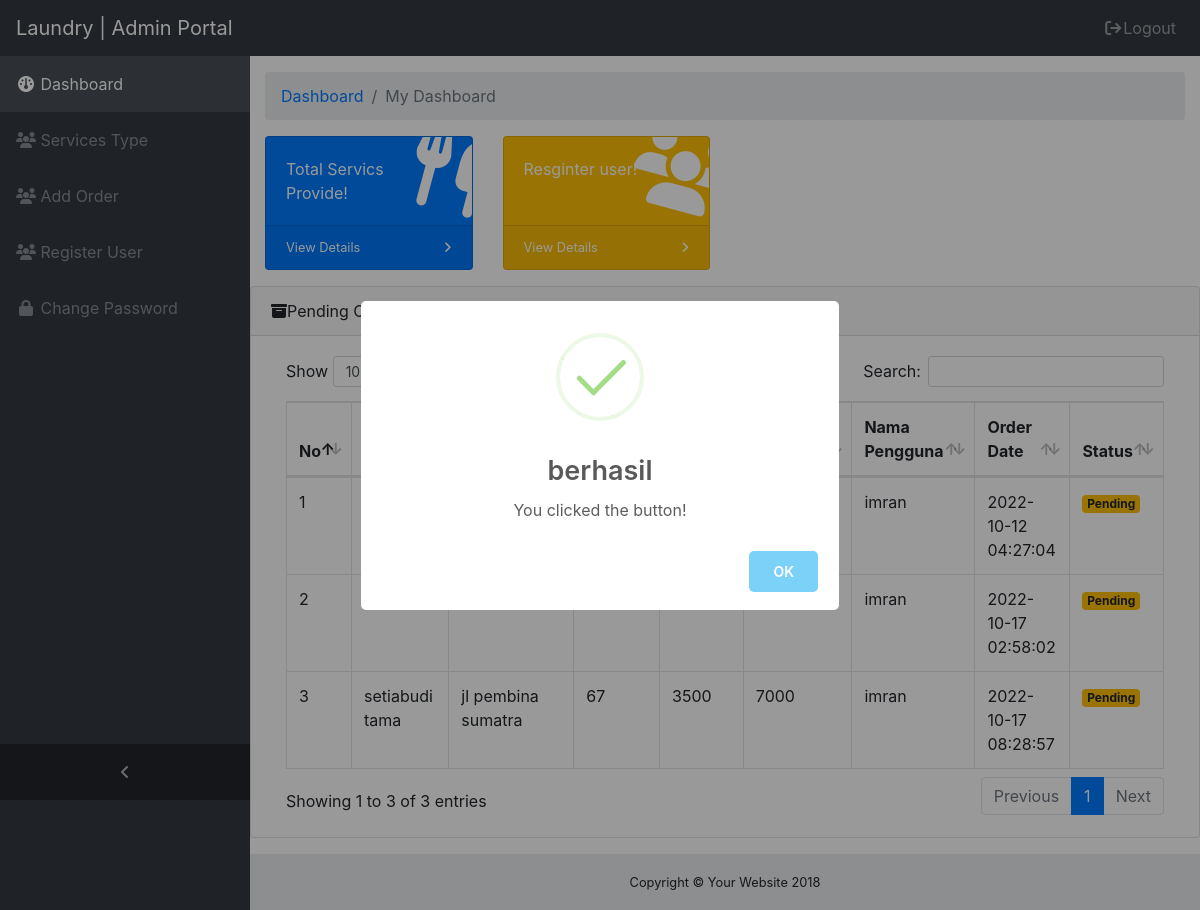
/Admin/index.php (signed in), run on the app's committed database.
### tables this page shows
CREATE TABLE `order` (
  `id` int(11) NOT NULL,
  `id_services_type` int(11) NOT NULL,
  `user_id` int(11) NOT NULL,
  `nama_order` varchar(255) NOT NULL,
  `catatan` text NOT NULL,
  `jumlah_kiloan` int(50) NOT NULL,
  `total` int(155) NOT NULL,
  `status` varchar(25) NOT NULL,
  `alamat` text NOT NULL,
  `order_code` int(155) NOT NULL,
  `order_date` timestamp NOT NULL DEFAULT current_timestamp()
);

CREATE TABLE `user_login` (
  `ID` int(22) NOT NULL,
  `User_Name` varchar(255) NOT NULL,
  `Password` varchar(255) NOT NULL
);

CREATE TABLE `services_type` (
  `ID` int(22) NOT NULL,
  `Services_Name` varchar(100) NOT NULL,
  `dry_price` int(155) NOT NULL,
  `laundry_price` int(155) NOT NULL
);

### proses/proses.php (called while the page is built, shortened)
<?php
class Proses{
  public function koneksi()
  {
    return mysqli_connect("localhost", "root", "", "laundry");
  }
   function ShowAll()
    {
      $conn = $this->koneksi();
      $query = "SELECT * FROM `order` JOIN services_type ON `order`.id_services_type=services_type.ID JOIN user_login ON `order`.user_id=user_login.ID WHERE status='Pending'";
      $result = $conn->query($query);
      $data = [];
      while ($row = $result->fetch_assoc()) :
        $data[] = $row;
      endwhile;
    return $data;
    }
  }
?>

### Admin/index.php (the view, shortened to what this page needs)
<?php include "header/header.php"; ?>
<?php include "../proses/proses.php"; ?>
<body class="fixed-nav sticky-footer bg-dark" id="page-top">
  <?php  include('sidebar/sidebar.php');?>
  <div class="content-wrapper">
    <div class="container-fluid">
      <ol class="breadcrumb">
        <li class="breadcrumb-item">
          <a href="#">Dashboard</a>
        </li>
        <li class="breadcrumb-item active">My Dashboard</li>
      </ol>
      <div class="row">
        <div class="col-xl-3 col-sm-6 mb-3">
          <div class="card text-white bg-primary o-hidden h-100">
            <div class="card-body">
              <div class="card-body-icon">
                <i class="fa fa-fw fa-cutlery"></i>
              </div>
              <div class="mr-5">
                 Total Servics Provide!
               </div>
            </div>
            <a class="card-footer text-white clearfix small z-1" href="menu_record.php">
              <span class="float-left">View Details</span>
              <span class="float-right">
                <i class="fa fa-angle-right"></i>
              </span>
            </a>
          </div>
        </div>
        <div class="col-xl-3 col-sm-6 mb-3">
          <div class="card text-white bg-warning o-hidden h-100">
            <div class="card-body">
              <div class="card-body-icon">
                <i class="fa fa-fw fa-users"></i>
              </div>
              <div class="mr-5"> Resginter user!</div>
            </div>
            <a class="card-footer text-white clearfix small z-1" href="Register_user.php">
              <span class="float-left">View Details</span>
              <span class="float-right">
                <i class="fa fa-angle-right"></i>
              </span>
            </a>
          </div>
        </div>
    <div class="card mb-3">
        <div class="card-header">
          <i class="fa fa-archive"></i>Pending Order</div>
        <div class="card-body">
          <div class="table-responsive">
            <table class="table table-bordered" id="dataTable" width="100%" cellspacing="0">
              <thead>
               <tr>
                  <th>No</th>
                  <th>Nama Order</th>
                  <th>Alamat</th>
                  <th>order code</th>
                  <th>Dry Price</th>
                  <th>Laundry Price</th>
                  <th>Nama Pengguna</th>
                  <th>Order Date</th>
                  <th>Status</th>
                </tr>
              </thead>
              <tbody>
              <?php $nomor = 1;  ?>
              <?php $proses = new Proses; ?>
              <?php $ambil = $proses->ShowAll();  ?>
              <?php foreach($ambil as $amb) :  ?>
                <tr>
                  <td><?= $nomor++; ?></td>
                  <td><?= $amb['nama_order']; ?></td>
                  <td><?= $amb['alamat']; ?></td>
                  <td><?= $amb['order_code']; ?></td>
                  <td><?= $amb['dry_price']; ?></td>
                  <td><?= $amb['laundry_price']; ?></td>
                  <td><?= $amb['User_Name']; ?></td>
                  <td><?= $amb['order_date']; ?></td>
                  <td><span class="badge bg-warning"><?= $amb['status']; ?></span></td>
                </tr>
              <?php endforeach; ?>
              </tbody>
          </table>
        </div>
     </div>
   </div>
    <?php include('footer/footer.php');?>
  </div>
</body>
</html>

### Admin/header/header.php (shortened to what this page needs)
<!DOCTYPE html>
<html lang="en">
<head>
  <link rel="stylesheet" href="sweatalert/sweetalert2.min.css">
  <link href="../vendor/bootstrap/css/bootstrap.min.css" rel="stylesheet">
  <link href="../vendor/font-awesome/css/font-awesome.min.css" rel="stylesheet" type="text/css">
  <link href="../vendor/datatables/dataTables.bootstrap4.css" rel="stylesheet">
  <link href="../css/sb-admin.css" rel="stylesheet">
  <link rel="stylesheet" href="https://cdnjs.cloudflare.com/ajax/libs/font-awesome/6.2.0/css/all.min.css" />
</head>

### Admin/sidebar/sidebar.php (shortened to what this page needs)
<?php $file = $_SERVER["SCRIPT_NAME"];
$break = explode('/', $file);
$pfile = $break[count($break) - 1];
$pos = strpos($pfile, 'index');
if ($pos !== false) $is_Dashboard = true;
?>
 <nav class="navbar navbar-expand-lg navbar-dark bg-dark fixed-top" id="mainNav">
    <a class="navbar-brand" href="index.php">Laundry | Admin Portal</a>
    <div class="collapse navbar-collapse" id="navbarResponsive">
      <ul class="navbar-nav navbar-sidenav" id="exampleAccordion">
        <li class="nav-item  <?php echo(isset($is_Dashboard)?' active' : '')?>" data-toggle="tooltip" data-placement="right" title="Dashboard"
         >
          <a class="nav-link " href="index.php" >
            <i class="fa fa-fw fa-dashboard"></i>
            <span class="nav-link-text">Dashboard</span>
          </a>
        </li>
       <li class="nav-item  <?php echo(isset($is_Register_Services)?'active' : '')?>" data-toggle="tooltip" data-placement="right" title="Resister User">
          <a class="nav-link" href="Register_Services.php">
            <i class="fa fa-fw fa-users"></i>
            <span class="nav-link-text">Services Type </span>
          </a>
        </li>
        <li class="nav-item <?php echo(isset($addPelangganBeli)?'active' : '')?>"  data-toggle="tooltip" data-placement="right" title="Resister User">
          <a class="nav-link" href="addPembeli.php">
            <i class="fa fa-fw fa-users"></i>
            <span class="nav-link-text">Add Order </span>
          </a>
        </li>
        <li class="nav-item <?php echo(isset($is_Register_user)?'active' : '')?>" data-toggle="tooltip" data-placement="right" title="Resister User">
          <a class="nav-link" href="Register_user.php">
            <i class="fa fa-fw fa-users"></i>
            <span class="nav-link-text">Register User</span>
          </a>
        </li>
        <li class="nav-item <?php echo(isset($is_password_cahnge)?' active' : '')?>" data-toggle="tooltip" data-placement="right" title="Change Password">
          <a class="nav-link" href="change_password.php">
            <i class="fa fa-fw fa-lock"></i>
            <span class="nav-link-text">Change Password</span>
          </a>
        </li>
      </ul>
      <ul class="navbar-nav sidenav-toggler">
        <li class="nav-item">
          <a class="nav-link text-center" id="sidenavToggler">
            <i class="fa fa-fw fa-angle-left"></i>
          </a>
        </li>
      </ul>
      <ul class="navbar-nav ml-auto">
        <li class="nav-item">
          <a class="nav-link"  data-toggle="modal" data-target="#exampleModal">
            <i class="fa fa-fw fa-sign-out"></i>Logout</a>
        </li>
      </ul>
    </div>
  </nav>

### Admin/footer/footer.php (shortened to what this page needs)
<footer class="sticky-footer">
      <div class="container">
        <div class="text-center">
          <small>Copyright © Your Website 2018</small>
        </div>
      </div>
    </footer>

### css/sb-admin.css (style rules this page uses)
html { position: relative; min-height: 100%; }
body { overflow-x: hidden; }
body.sticky-footer { margin-bottom: 56px; }
body.sticky-footer .content-wrapper { min-height: calc(100vh - 56px - 56px); }
body.fixed-nav { padding-top: 56px; }
.content-wrapper { min-height: calc(100vh - 56px); padding-top: 1rem; }
.o-hidden { overflow: hidden !important; }
.z-1 { z-index: 1; }
#mainNav .navbar-collapse { overflow: auto; max-height: 75vh; }
#mainNav .navbar-collapse .navbar-nav .nav-item .nav-link { cursor: pointer; }
#mainNav .navbar-collapse .sidenav-toggler { display: none; }
@media (min-width: 992px) { #mainNav .navbar-brand { width: 250px; } }
@media (min-width: 992px) { #mainNav .navbar-collapse { overflow: visible; max-height: none; } }
@media (min-width: 992px) { #mainNav .navbar-collapse .navbar-sidenav { position: absolute; top: 0; left: 0; -webkit-flex-direction: column; -ms-flex-direction: column; flex-direction: column; margin-top: 56px; } }
@media (min-width: 992px) { #mainNav .navbar-collapse .navbar-sidenav > .nav-item { width: 250px; padding: 0; } }
@media (min-width: 992px) { #mainNav .navbar-collapse .navbar-sidenav > .nav-item > .nav-link { padding: 1em; } }
#mainNav.fixed-top .sidenav-toggler { display: none; }
@media (min-width: 992px) { #mainNav.fixed-top .navbar-sidenav { height: calc(100vh - 112px); } }
@media (min-width: 992px) { #mainNav.fixed-top .sidenav-toggler { position: absolute; top: 0; left: 0; display: flex; -webkit-flex-direction: column; -ms-flex-direction: column; flex-direction: column; margin-top: calc(100vh - 56px); } }
@media (min-width: 992px) { #mainNav.fixed-top .sidenav-toggler > .nav-item { width: 250px; padding: 0; } }
@media (min-width: 992px) { #mainNav.fixed-top .sidenav-toggler > .nav-item > .nav-link { padding: 1em; } }
#mainNav.fixed-top.navbar-dark .sidenav-toggler { background-color: #212529; }
#mainNav.fixed-top.navbar-dark .sidenav-toggler a i { color: #adb5bd; }
.content-wrapper { overflow-x: hidden; background: white; }
@media (min-width: 992px) { .content-wrapper { margin-left: 250px; } }
#sidenavToggler i { font-weight: 800; }
#mainNav.navbar-dark .navbar-collapse .navbar-sidenav > .nav-item > .nav-link { color: #868e96; }
@media (min-width: 992px) { #mainNav.navbar-dark .navbar-collapse .navbar-sidenav { background: #343a40; } }
@media (min-width: 992px) { #mainNav.navbar-dark .navbar-collapse .navbar-sidenav li.active a { color: white !important; background-color: #495057; } }
.card-body-icon { position: absolute; z-index: 0; top: -25px; right: -25px; font-size: 5rem; -webkit-transform: rotate(15deg); -ms-transform: rotate(15deg); transform: rotate(15deg); }
footer.sticky-footer { position: absolute; right: 0; bottom: 0; width: 100%; height: 56px; background-color: #e9ecef; line-height: 55px; }
@media (min-width: 992px) { footer.sticky-footer { width: calc(100% - 250px); } }

### data on the page
order: user_login.User_Name "imran", order_date "2022-10-12 04:27:04", status "Pending"
order: user_login.User_Name "imran", order_date "2022-10-17 02:58:02", status "Pending"
order: nama_order "setiabudi tama", alamat "jl pembina sumatra", order_code "67", id_services_type.dry_price "3500", id_services_type.laundry_price "7000", user_login.User_Name "imran", order_date "2022-10-17 08:28:57", status "Pending"
